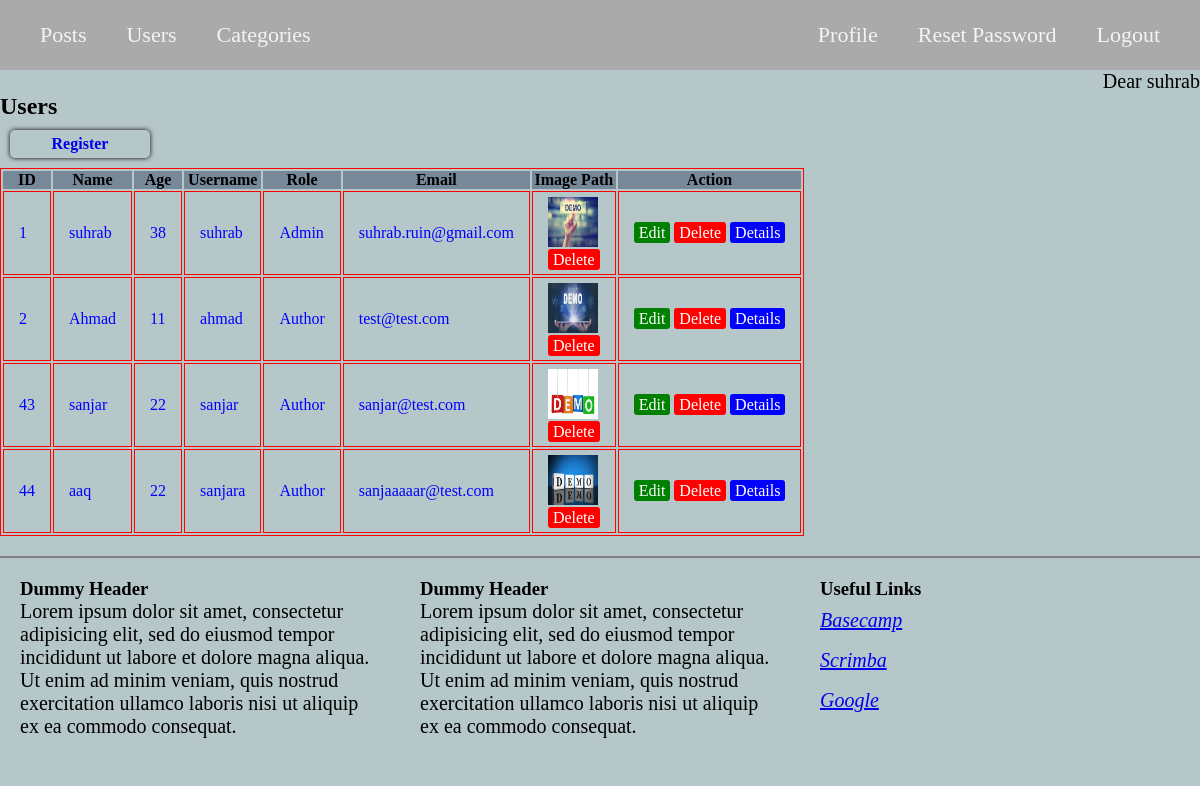
/users.php (signed in), run on the app's committed database.
### tables this page shows
CREATE TABLE `users` (
  `id` int(11) NOT NULL,
  `name` varchar(50) NOT NULL,
  `age` tinyint(4) NOT NULL,
  `username` varchar(50) NOT NULL,
  `role` varchar(50) NOT NULL,
  `email` varchar(100) NOT NULL,
  `password` varchar(255) NOT NULL,
  `image_path` varchar(255) NOT NULL,
  `create_date` date NOT NULL DEFAULT current_timestamp()
);

### controller/user.php (called while the page is built, shortened)
<?php
require_once 'model/Model.php';
$user_model = new User();
$users = $user_model->select();

### model/Model.php (called while the page is built, shortened)
<?php
class Model{
    protected $table = '';
    protected $connection = '';
    public function __construct(){
        $this->connection = new mysqli('localhost','root','','session9_assignment6');
    }
    public function select($select ='*', $where=[],$join='',$order_by='',$single=false){
        $query = "SELECT {$select} FROM `{$this->table}`";
        $result = $this->connection->query($query);
        $data = null;
        if($single){
            $data = $result->fetch_assoc();
        }else{
            $data = $result->fetch_all(MYSQLI_ASSOC);
        }
        return $data;
    }
}

### users.php (the view, shortened to what this page needs)
<?php
require_once 'includes/header.php';
require_once 'controller/user.php';
?>
<h2>Users</h2>
<a href="user.php?register=true" class="btn-register btn">Register</a>
<div class="users">
    <table>
        <thead>
            <th>ID</th>
            <th>Name</th>
            <th>Age</th>
            <th>Username</th>
            <th>Role</th>
            <th>Email</th>
            <th>Image Path</th>
            <th>Action</th>
        </thead>
        <tbody>
            <?php foreach($users as  $user):?>
            <tr>
                <td><?php echo $user['id'];?></td>
                <td><?php echo $user['name'];?></td>
                <td><?php echo $user['age'];?></td>
                <td><?php echo $user['username'];?></td>
                <td><?php echo $user['role'];?></td>
                <td><?php echo $user['email'];?></td>
                <td>
                    <img style="width:50px; height:50px;" src="<?php
                        if(isset($user['image_path'])  && !empty($user['image_path']) && file_exists($user['image_path'])){
                            echo $user['image_path'];
                        }else{
                            echo get_default_image();
                        }
                    ?>" alt="Profile Picture"/>
                    <br/>
                    <?php if(!empty($user['image_path'])){ ?>
                        <a style="background:red;color:white; padding:2px 5px; border-radius:3px; text-decoration:none;" href="user.php?id=<?php echo $user['id'];?>&delete_image=true" onclick="return confirm('Are you sure to delete?')">Delete</a>
                    <?php } ?>
                </td>
                <td><a style="background:green;color:white; padding:2px 5px; border-radius:3px; text-decoration:none;" href="user.php?id=<?php echo $user['id'];?>&edit=true">Edit</a>
                <a style="background:red;color:white; padding:2px 5px; border-radius:3px; text-decoration:none;" href="user.php?id=<?php echo $user['id'];?>&delete=true" onclick="return confirm('Are you sure to delete?')">Delete</a>
                <a style="background:blue;color:white; padding:2px 5px; border-radius:3px; text-decoration:none;" href="user.php?id=<?php echo $user['id'];?>&details=true">Details</a></td>
            </tr>
            <?php endforeach;?>
        </tbody>
    </table>
</div>
<?php require_once 'includes/footer.php';?>

### assets/css/styles.css (style rules this page uses)
* { margin: 0px; padding: 0px; }
h2 { font-size: 24px; }
.btn { padding:5px 10px; margin:10px; width:90%; border-radius: 5px; border:none; box-shadow: 0 0 5px black; }
.users { margin-top:10px; }
table { border:1px solid red; }
th { background: lightslategray; }
td { padding:5px 15px; color:blue; border:1px solid red; }
.btn-register { display: block; width:120px; text-decoration: none; font-weight: bold; text-align: center; }

### data on the page
users: id "1", name "suhrab", age "38", username "suhrab", role "Admin", email "suhrab.ruin@gmail.com", image_path (picture)
users: id "2", name "Ahmad", age "11", username "ahmad", role "Author", email "test@test.com", image_path (picture)
users: id "43", name "sanjar", age "22", username "sanjar", role "Author", email "sanjar@test.com", image_path (picture)
users: id "44", name "aaq", age "22", username "sanjara", role "Author", email "sanjaaaaar@test.com", image_path (picture)

### other printed values
$auth['name'] "suhrab"
